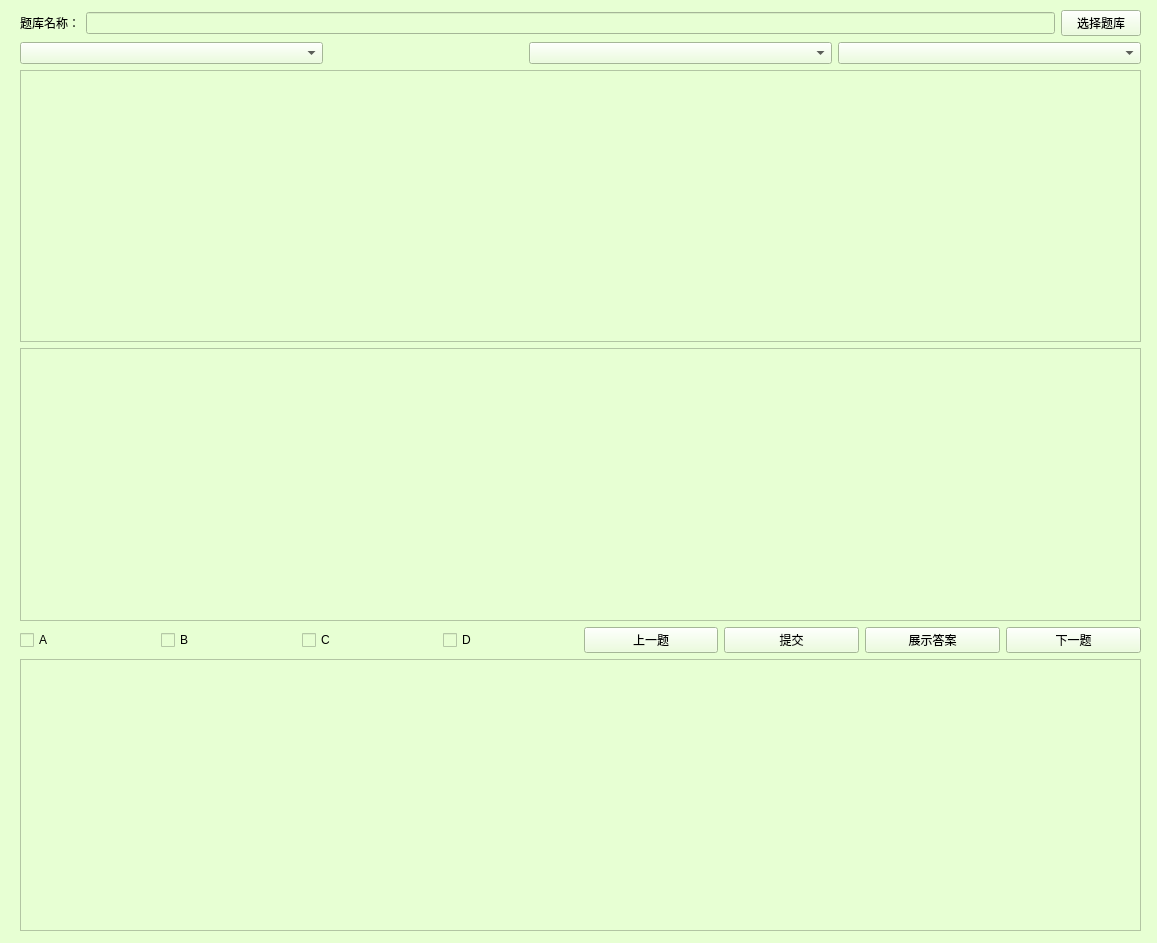
<?xml version="1.0" encoding="UTF-8"?>
<ui version="4.0">
 <class>MainWindow</class>
 <widget class="QMainWindow" name="MainWindow">
  <property name="geometry">
   <rect>
    <x>0</x>
    <y>0</y>
    <width>1157</width>
    <height>943</height>
   </rect>
  </property>
  <property name="windowTitle">
   <string>MainWindow</string>
  </property>
  <property name="styleSheet">
   <string notr="true">background-color: rgb(231, 255, 211);</string>
  </property>
  <widget class="QWidget" name="centralwidget">
   <widget class="QWidget" name="">
    <property name="geometry">
     <rect>
      <x>20</x>
      <y>10</y>
      <width>1121</width>
      <height>921</height>
     </rect>
    </property>
    <layout class="QVBoxLayout" name="verticalLayout">
     <item>
      <layout class="QHBoxLayout" name="horizontalLayout">
       <item>
        <widget class="QLabel" name="label">
         <property name="styleSheet">
          <string notr="true">font: 75 18pt &quot;Adobe Devanagari&quot;;</string>
         </property>
         <property name="text">
          <string>题库名称：</string>
         </property>
        </widget>
       </item>
       <item>
        <widget class="QLineEdit" name="title">
         <property name="styleSheet">
          <string notr="true">font: 75 18pt &quot;Adobe Devanagari&quot;;</string>
         </property>
        </widget>
       </item>
       <item>
        <widget class="QPushButton" name="selectbutton">
         <property name="styleSheet">
          <string notr="true">font: 75 18pt &quot;Adobe Devanagari&quot;;</string>
         </property>
         <property name="text">
          <string>选择题库</string>
         </property>
        </widget>
       </item>
      </layout>
     </item>
     <item>
      <layout class="QHBoxLayout" name="horizontalLayout_2">
       <item>
        <widget class="QComboBox" name="comboBox1">
         <property name="styleSheet">
          <string notr="true">font: 75 16pt &quot;Adobe Devanagari&quot;;</string>
         </property>
        </widget>
       </item>
       <item>
        <spacer name="horizontalSpacer">
         <property name="orientation">
          <enum>Qt::Horizontal</enum>
         </property>
         <property name="sizeType">
          <enum>QSizePolicy::Fixed</enum>
         </property>
         <property name="sizeHint" stdset="0">
          <size>
           <width>200</width>
           <height>20</height>
          </size>
         </property>
        </spacer>
       </item>
       <item>
        <widget class="QComboBox" name="comboBox2">
         <property name="styleSheet">
          <string notr="true">font: 75 16pt &quot;Adobe Devanagari&quot;;</string>
         </property>
        </widget>
       </item>
       <item>
        <widget class="QComboBox" name="comboBox3">
         <property name="styleSheet">
          <string notr="true">font: 75 16pt &quot;Adobe Devanagari&quot;;</string>
         </property>
        </widget>
       </item>
      </layout>
     </item>
     <item>
      <widget class="QTextEdit" name="question">
       <property name="styleSheet">
        <string notr="true">font: 75 14pt &quot;Adobe Devanagari&quot;;</string>
       </property>
      </widget>
     </item>
     <item>
      <widget class="QTextBrowser" name="xuanxiang">
       <property name="styleSheet">
        <string notr="true">font: 75 14pt &quot;Adobe Devanagari&quot;;</string>
       </property>
      </widget>
     </item>
     <item>
      <layout class="QHBoxLayout" name="horizontalLayout_3">
       <item>
        <widget class="QCheckBox" name="checkBoxA">
         <property name="styleSheet">
          <string notr="true">font: 75 14pt &quot;Adobe Devanagari&quot;;</string>
         </property>
         <property name="text">
          <string>A</string>
         </property>
        </widget>
       </item>
       <item>
        <widget class="QCheckBox" name="checkBoxB">
         <property name="styleSheet">
          <string notr="true">font: 75 14pt &quot;Adobe Devanagari&quot;;</string>
         </property>
         <property name="text">
          <string>B</string>
         </property>
        </widget>
       </item>
       <item>
        <widget class="QCheckBox" name="checkBoxC">
         <property name="styleSheet">
          <string notr="true">font: 75 14pt &quot;Adobe Devanagari&quot;;</string>
         </property>
         <property name="text">
          <string>C</string>
         </property>
        </widget>
       </item>
       <item>
        <widget class="QCheckBox" name="checkBoxD">
         <property name="styleSheet">
          <string notr="true">font: 75 14pt &quot;Adobe Devanagari&quot;;</string>
         </property>
         <property name="text">
          <string>D</string>
         </property>
        </widget>
       </item>
       <item>
        <widget class="QPushButton" name="pasttimu">
         <property name="styleSheet">
          <string notr="true">font: 75 14pt &quot;Adobe Devanagari&quot;;</string>
         </property>
         <property name="text">
          <string>上一题</string>
         </property>
        </widget>
       </item>
       <item>
        <widget class="QPushButton" name="submition">
         <property name="styleSheet">
          <string notr="true">font: 75 14pt &quot;Adobe Devanagari&quot;;</string>
         </property>
         <property name="text">
          <string>提交</string>
         </property>
        </widget>
       </item>
       <item>
        <widget class="QPushButton" name="showresult">
         <property name="styleSheet">
          <string notr="true">font: 75 14pt &quot;Adobe Devanagari&quot;;</string>
         </property>
         <property name="text">
          <string>展示答案</string>
         </property>
        </widget>
       </item>
       <item>
        <widget class="QPushButton" name="nexttimu">
         <property name="styleSheet">
          <string notr="true">font: 75 14pt &quot;Adobe Devanagari&quot;;</string>
         </property>
         <property name="text">
          <string>下一题</string>
         </property>
        </widget>
       </item>
      </layout>
     </item>
     <item>
      <widget class="QTextBrowser" name="jiexi">
       <property name="styleSheet">
        <string notr="true">font: 75 12pt &quot;Adobe Devanagari&quot;;</string>
       </property>
       <property name="html">
        <string>&lt;!DOCTYPE HTML PUBLIC &quot;-//W3C//DTD HTML 4.0//EN&quot; &quot;http://www.w3.org/TR/REC-html40/strict.dtd&quot;&gt;
&lt;html&gt;&lt;head&gt;&lt;meta name=&quot;qrichtext&quot; content=&quot;1&quot; /&gt;&lt;style type=&quot;text/css&quot;&gt;
p, li { white-space: pre-wrap; }
&lt;/style&gt;&lt;/head&gt;&lt;body style=&quot; font-family:'Adobe Devanagari'; font-size:12pt; font-weight:72; font-style:normal;&quot;&gt;
&lt;p style=&quot;-qt-paragraph-type:empty; margin-top:0px; margin-bottom:0px; margin-left:0px; margin-right:0px; -qt-block-indent:0; text-indent:0px; font-family:'SimSun'; font-size:9pt; font-weight:400;&quot;&gt;&lt;br /&gt;&lt;/p&gt;&lt;/body&gt;&lt;/html&gt;</string>
       </property>
      </widget>
     </item>
    </layout>
   </widget>
  </widget>
 </widget>
 <resources/>
 <connections/>
</ui>
